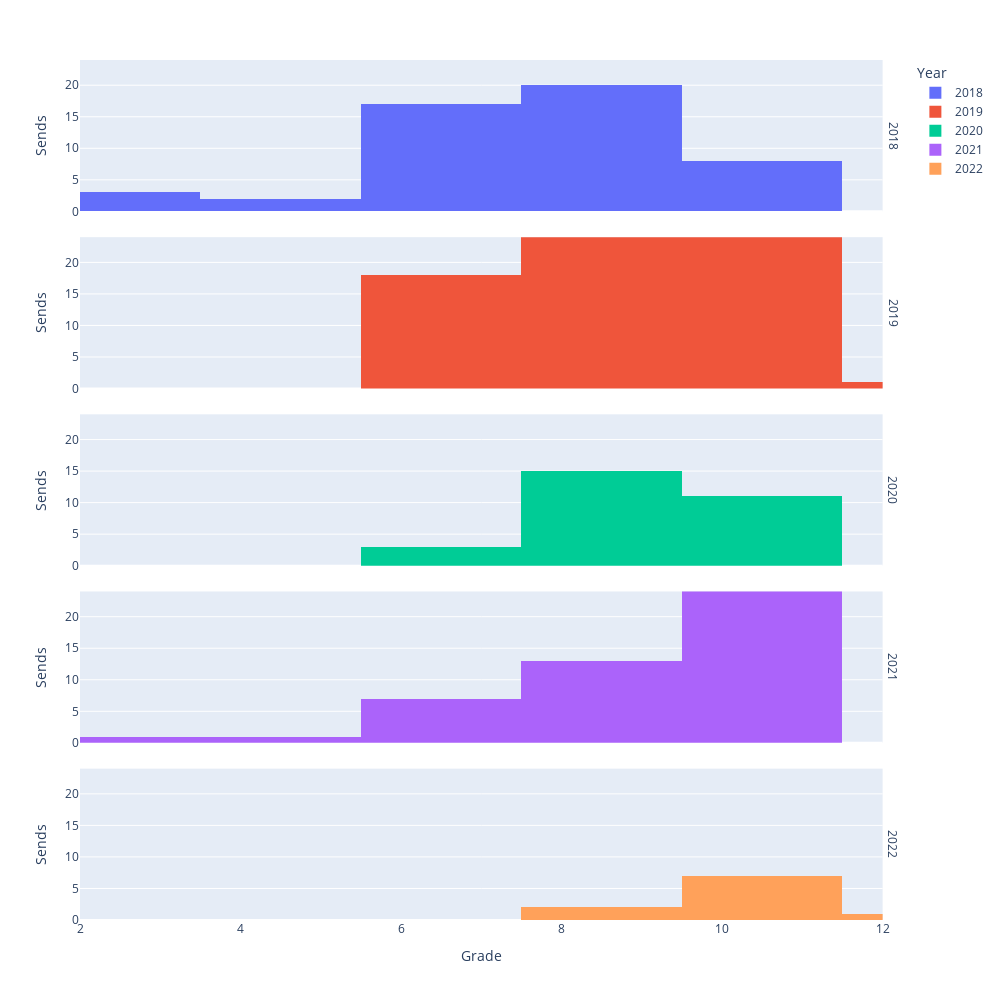

Source (notebook cell):
### Code cell
px_hist(df)

### Figure 1 — Plotly figure (JSON) as saved in the notebook; plotly's stock layout.template omitted (floating-point values rounded to 4 significant figures)
{"data": [{"alignmentgroup": "True", "bingroup": "x", "hovertemplate": "Year=2018<br>Grade=%{x}<br>count=%{y}<extra></extra>", "legendgroup": "2018", "marker": {"color": "#636efa", "pattern": {"shape": ""}}, "name": "2018", "nbinsx": 10, "offsetgroup": "2018", "orientation": "v", "showlegend": true, "type": "histogram", "x": [9, 10, 7, 9, 8, 8, 6, 9, 10, 9, 9, 10, 7, 7, 6, 6, 8, 3, 7, 7, 10, 10, 5, 7, 9, 8, 8, 8, 6, 7, 7, 8, 8, 2, 3, 7, 4, 10, 9, 10, 8, 7, 8, 7, 6, 7, 9, 10, 8, 8], "xaxis": "x5", "yaxis": "y5"}, {"alignmentgroup": "True", "bingroup": "x", "hovertemplate": "Year=2019<br>Grade=%{x}<br>count=%{y}<extra></extra>", "legendgroup": "2019", "marker": {"color": "#EF553B", "pattern": {"shape": ""}}, "name": "2019", "nbinsx": 10, "offsetgroup": "2019", "orientation": "v", "showlegend": true, "type": "histogram", "x": [8, 8, 8, 10, 8, 8, 7, 8, 8, 10, 9, 8, 11, 10, 10, 8, 7, 7, 8, 9, 9, 9, 10, 10, 8, 9, 8, 8, 10, 8, 10, 10, 8, 7, 10, 11, 12, 10, 11, 10, 9, 10, 10, 10, 9, 8, 9, 10, 7, 10, 9, 10, 9, 6, 6, 8, 8, 7, 7, 10, 8, 10, 11, 7, 11, 9, 6, 6, 7, 10, 6, 10, 8, 6, 7, 7, 10, 7, 9, 10, 11, 8, 11, 11], "xaxis": "x4", "yaxis": "y4"}, {"alignmentgroup": "True", "bingroup": "x", "hovertemplate": "Year=2020<br>Grade=%{x}<br>count=%{y}<extra></extra>", "legendgroup": "2020", "marker": {"color": "#00cc96", "pattern": {"shape": ""}}, "name": "2020", "nbinsx": 10, "offsetgroup": "2020", "orientation": "v", "showlegend": true, "type": "histogram", "x": [9, 10, 9, 9, 9, 10, 9, 9, 9, 9, 8, 11, 10, 10, 8, 9, 10, 8, 7, 11, 10, 9, 10, 10, 11, 6, 7, 8, 9], "xaxis": "x3", "yaxis": "y3"}, {"alignmentgroup": "True", "bingroup": "x", "hovertemplate": "Year=2021<br>Grade=%{x}<br>count=%{y}<extra></extra>", "legendgroup": "2021", "marker": {"color": "#ab63fa", "pattern": {"shape": ""}}, "name": "2021", "nbinsx": 10, "offsetgroup": "2021", "orientation": "v", "showlegend": true, "type": "histogram", "x": [6, 7, 7, 10, 8, 9, 10, 8, 10, 9, 11, 10, 9, 11, 9, 9, 7, 9, 7, 8, 8, 10, 10, 9, 9, 10, 10, 9, 10, 10, 11, 10, 11, 10, 11, 11, 11, 11, 3, 4, 6, 6, 11, 10, 10, 11, 11], "xaxis": "x2", "yaxis": "y2"}, {"alignmentgroup": "True", "bingroup": "x", "hovertemplate": "Year=2022<br>Grade=%{x}<br>count=%{y}<extra></extra>", "legendgroup": "2022", "marker": {"color": "#FFA15A", "pattern": {"shape": ""}}, "name": "2022", "nbinsx": 10, "offsetgroup": "2022", "orientation": "v", "showlegend": true, "type": "histogram", "x": [10, 9, 10, 10, 10, 9, 11, 11, 10, 12], "xaxis": "x", "yaxis": "y"}], "layout": {"annotations": [{"font": {}, "showarrow": false, "text": "2022", "textangle": 90, "x": 0.98, "xanchor": "left", "xref": "paper", "y": 0.088, "yanchor": "middle", "yref": "paper"}, {"font": {}, "showarrow": false, "text": "2021", "textangle": 90, "x": 0.98, "xanchor": "left", "xref": "paper", "y": 0.294, "yanchor": "middle", "yref": "paper"}, {"font": {}, "showarrow": false, "text": "2020", "textangle": 90, "x": 0.98, "xanchor": "left", "xref": "paper", "y": 0.5, "yanchor": "middle", "yref": "paper"}, {"font": {}, "showarrow": false, "text": "2019", "textangle": 90, "x": 0.98, "xanchor": "left", "xref": "paper", "y": 0.706, "yanchor": "middle", "yref": "paper"}, {"font": {}, "showarrow": false, "text": "2018", "textangle": 90, "x": 0.98, "xanchor": "left", "xref": "paper", "y": 0.912, "yanchor": "middle", "yref": "paper"}], "barmode": "relative", "height": 1000, "legend": {"title": {"text": "Year"}, "tracegroupgap": 0}, "margin": {"t": 60}, "width": 1000, "xaxis": {"anchor": "y", "domain": [0, 0.98], "range": [2, 12], "title": {"text": "Grade"}}, "xaxis2": {"anchor": "y2", "domain": [0, 0.98], "matches": "x", "showticklabels": false}, "xaxis3": {"anchor": "y3", "domain": [0, 0.98], "matches": "x", "showticklabels": false}, "xaxis4": {"anchor": "y4", "domain": [0, 0.98], "matches": "x", "showticklabels": false}, "xaxis5": {"anchor": "y5", "domain": [0, 0.98], "matches": "x", "showticklabels": false}, "yaxis": {"anchor": "x", "domain": [0, 0.176], "range": [0, 24], "title": {"text": "Sends"}}, "yaxis2": {"anchor": "x2", "domain": [0.206, 0.382], "matches": "y", "range": [0, 24], "title": {"text": "Sends"}}, "yaxis3": {"anchor": "x3", "domain": [0.412, 0.588], "matches": "y", "range": [0, 24], "title": {"text": "Sends"}}, "yaxis4": {"anchor": "x4", "domain": [0.618, 0.794], "matches": "y", "range": [0, 24], "title": {"text": "Sends"}}, "yaxis5": {"anchor": "x5", "domain": [0.824, 1], "matches": "y", "range": [0, 24], "title": {"text": "Sends"}}}}
